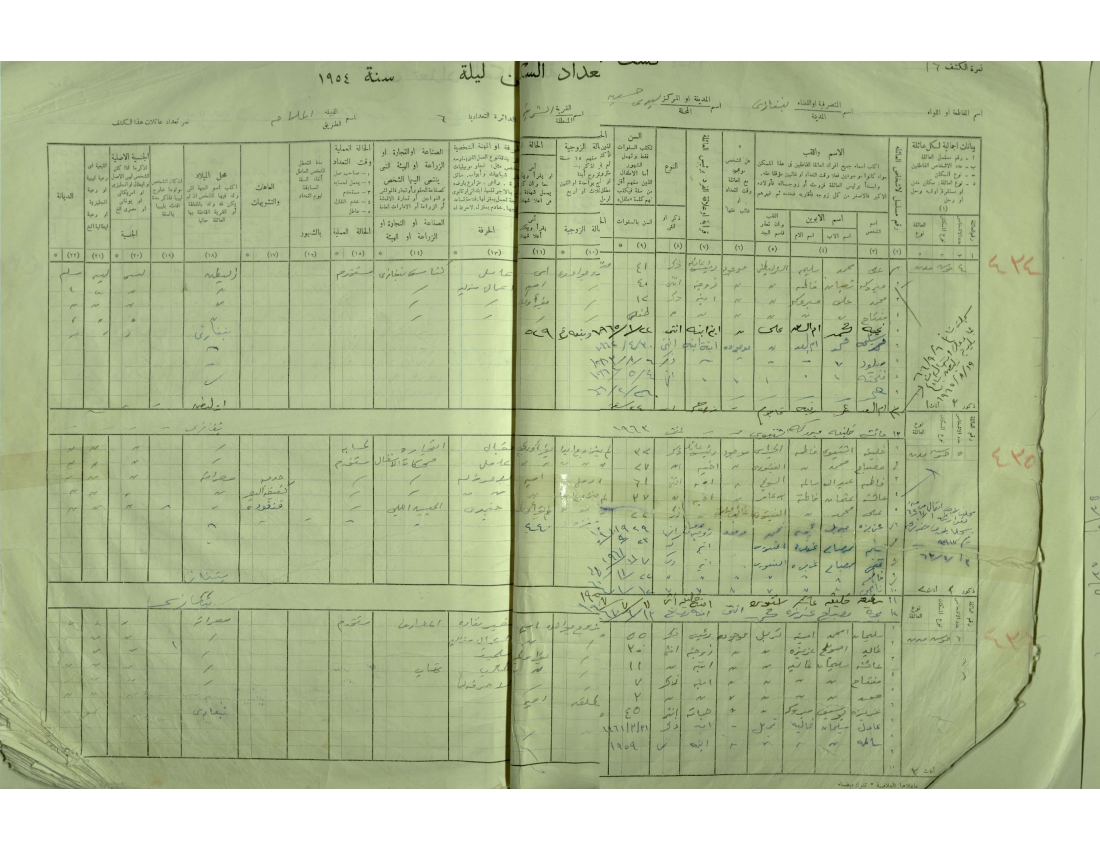
#> input picture data/raw/1954-P000002_page-0001.jpg, 3300 x 2550 px (shown at 1/3 size); its folder holds only this picture in this run
$ python preprocessing.py
#> lines starting #> are read from the running program, lines starting #| are printed output that depends on the picture; after the words box and inside, x2 and y2 are one past the last pixel; in counts of white or black regions, pixels touching at a corner belong together
import cv2
import numpy as np
from matplotlib import pyplot as plt
import os
import glob
from PIL import Image


# [16 lines left out: function display, not called in this run]


def process_image(
    image_path,
    output_dir="data/processed",
    block_size=31,
    c_value=15,
    min_speckle_size=6,          # <-- كان 4، زودناها عشان تشيل بقايا تشويش اكتر
    show_steps=False,
):
    """
    Cleans a scanned document image and prepares it for reading/extraction:
    1) Convert to grayscale
    2) Adaptive Threshold (local binarization, unaffected by dark edges)
    3) Remove noise (small scattered dots/speckles) via Connected Components

    Returns: path to the final cleaned image (denoised.png)

    ملاحظة (v2): min_speckle_size اتزودت من 4 لـ 6 كافتراضي، لأن الملاحظة
    العملية على الصور دي إن فيه بقايا نقط تشويش صغيرة بعد denoise بالقيمة
    القديمة. لو لسه فيه تشويش زيادة عندك، جرب تزودها لـ 8-10، ولو لاحظت
    إن حروف صغيرة أو نقط فوق الحروف (زي التنقيط العربي) بتتشال بالغلط،
    رجعها لـ 4-5.
    """
#> called with image_path = 'data/raw/1954-P000002_page-0001.jpg', output_dir = 'data/processed', block_size = 31, c_value = 15, min_speckle_size = 6, show_steps = False
    os.makedirs(output_dir, exist_ok=True)
    base_name = os.path.splitext(os.path.basename(image_path))[0]

    img = cv2.imread(image_path)
#> img is the input picture: shape (2550, 3300, 3); mean B, G, R 151.7, 188.9, 178.3
    if img is None:
        raise FileNotFoundError(f"Failed to read image: {image_path}")

    if show_steps:
        display(image_path)

    # 1) Convert to grayscale
    gray_image = cv2.cvtColor(img, cv2.COLOR_BGR2GRAY)
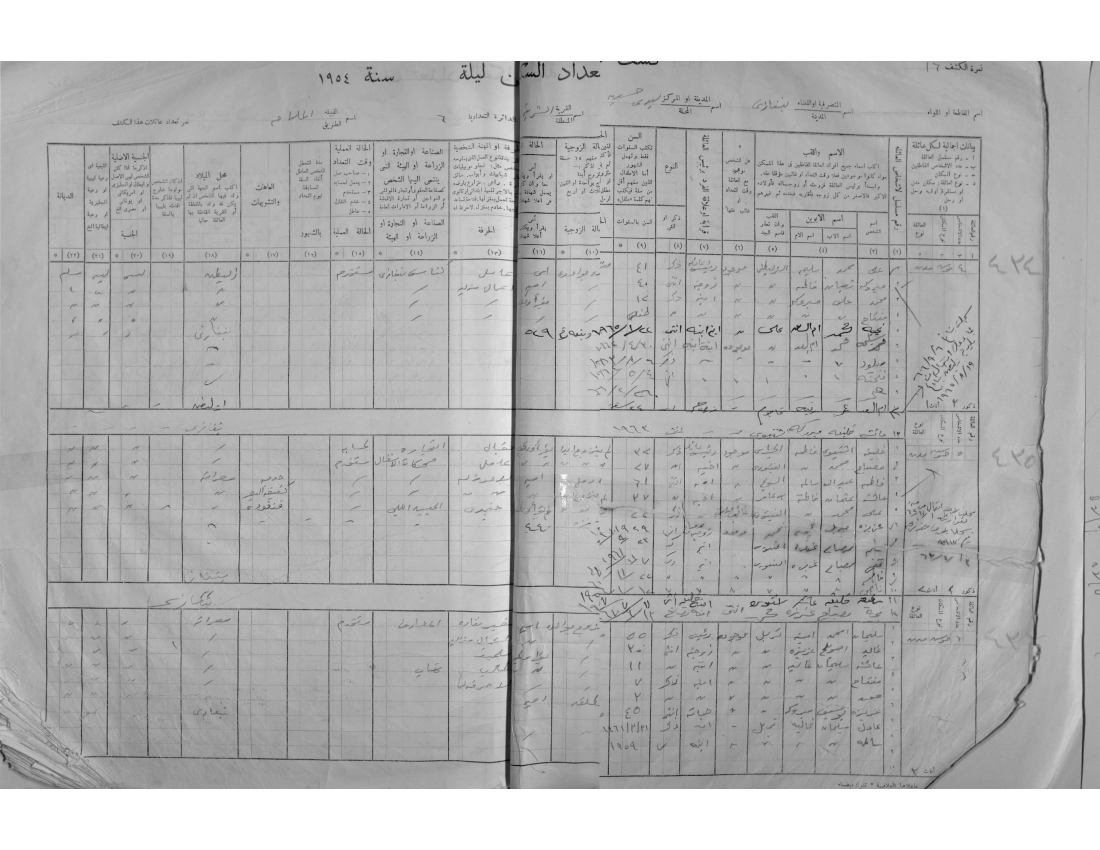
#> gray_image: shape (2550, 3300) (shown at 1/3 size); min 1, max 255, mean 181.5
    gray_path = os.path.join(output_dir, f"{base_name}_gray.jpg")
    cv2.imwrite(gray_path, gray_image)
    if show_steps:
        display(gray_path)

    # 2) Light smoothing + Adaptive Threshold
    blurred = cv2.GaussianBlur(gray_image, (3, 3), 0)
    im_bw = cv2.adaptiveThreshold(
        blurred, 255,
        cv2.ADAPTIVE_THRESH_GAUSSIAN_C,
        cv2.THRESH_BINARY,
        blockSize=block_size,
        C=c_value,
    )
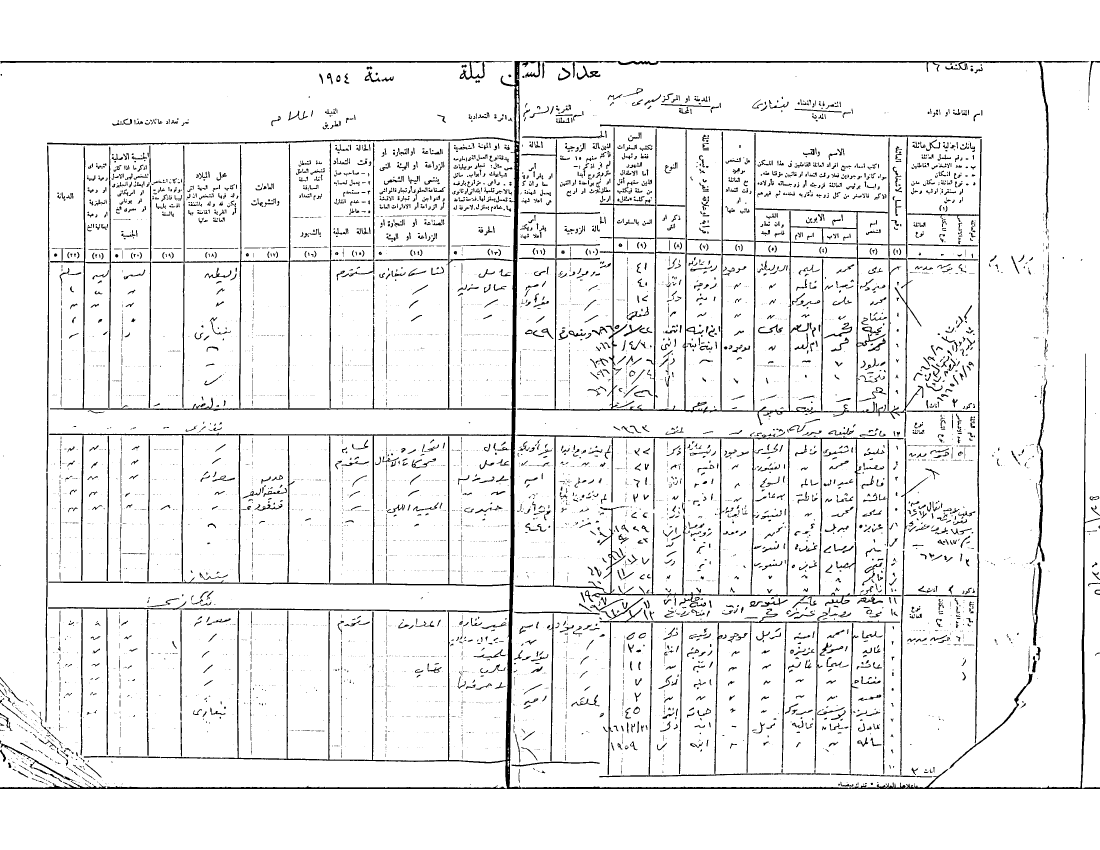
#> im_bw: shape (2550, 3300) (shown at 1/3 size); 93.7% white; 6615 black regions (3941 under 20 px), largest, box (x1, y1, x2, y2) and area: (0, 183, 3300, 2367) 113469, (1551, 390, 2770, 1311) 37220, (1544, 1301, 2711, 1818) 20029
    bw_path = os.path.join(output_dir, f"{base_name}_bw.jpg")
    cv2.imwrite(bw_path, im_bw)
    if show_steps:
        display(bw_path)

    # 3) Remove noise via Connected Components
    _, im_bw_strict = cv2.threshold(im_bw, 127, 255, cv2.THRESH_BINARY)
    inverted = cv2.bitwise_not(im_bw_strict)
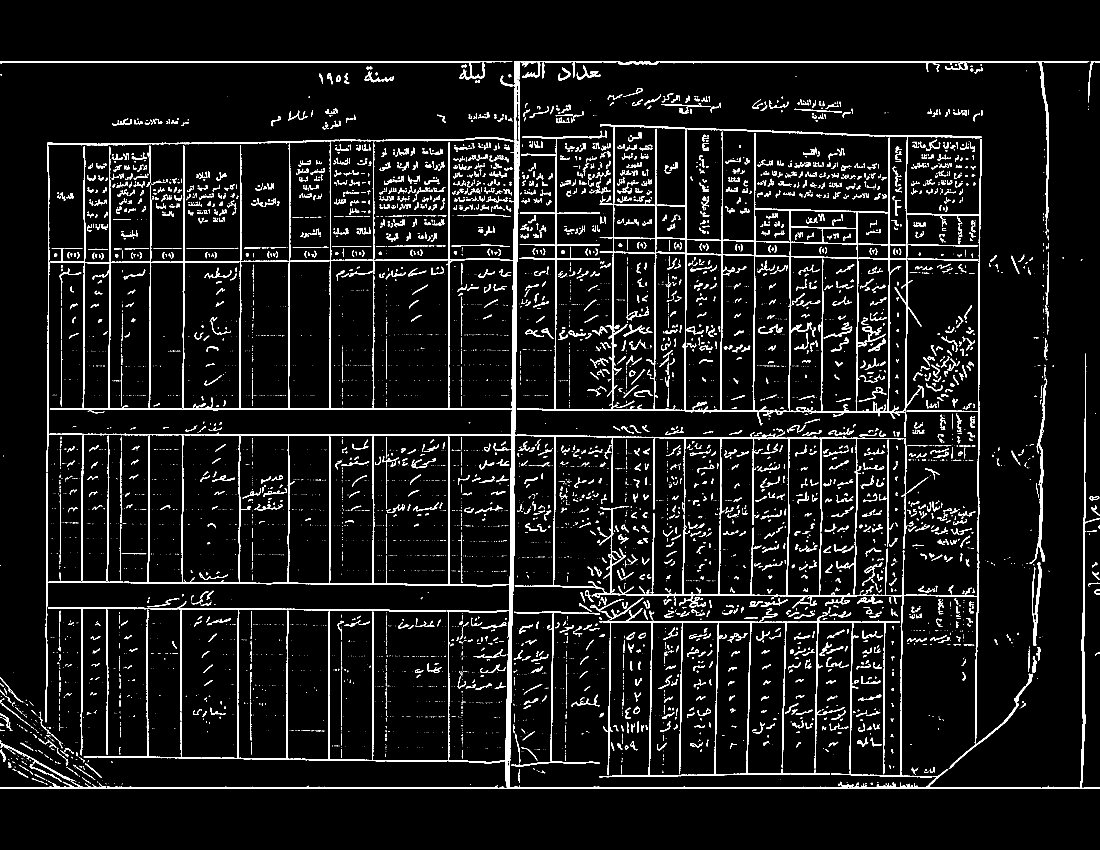
#> inverted: shape (2550, 3300) (shown at 1/3 size); 6.3% white; 6615 white regions (3941 under 20 px), largest, box (x1, y1, x2, y2) and area: (0, 183, 3300, 2367) 113469, (1551, 390, 2770, 1311) 37220, (1544, 1301, 2711, 1818) 20029
    n_labels, labels, stats, _ = cv2.connectedComponentsWithStats(inverted, connectivity=8)
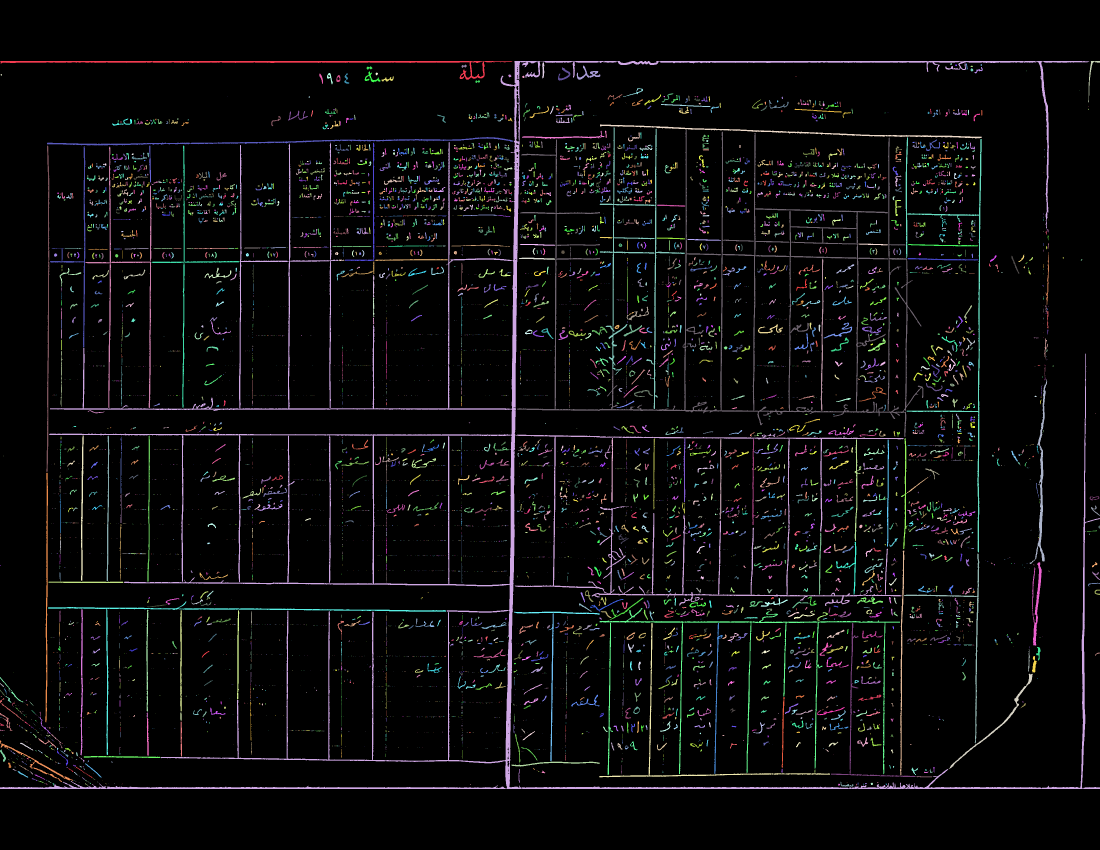
#> labels: shape (2550, 3300) int32 (shown at 1/3 size); 6616 distinct labels, from 0 to 6615; one colour per label, 0 black
#> n_labels = 6616

    cleaned = np.zeros_like(inverted)
    for i in range(1, n_labels):
        if stats[i, cv2.CC_STAT_AREA] >= min_speckle_size:
            cleaned[labels == i] = 255

    denoised = cv2.bitwise_not(cleaned)

    denoised_path = os.path.join(output_dir, f"{base_name}_denoised.png")
    cv2.imwrite(denoised_path, denoised)
    if show_steps:
        display(denoised_path)

    return denoised_path


def process_folder(
    input_dir,
    output_dir="data/processed",
    pattern="*.jpg",
    **kwargs,
):
    """Applies process_image to all images in a given folder."""
    image_paths = sorted(glob.glob(os.path.join(input_dir, pattern)))
    if not image_paths:
        print(f"No images matching pattern {pattern} found in {input_dir}")
        return []

    results = []
    for path in image_paths:
        print(f"Processing: {path}")
        try:
            out_path = process_image(path, output_dir=output_dir, **kwargs)
            results.append(out_path)
            print(f"  -> Saved to: {out_path}")
        except Exception as e:
            print(f"  !! Error while processing {path}: {e}")

    return results


# [13 lines left out: functions load_image_as_array, crop_image, not called in this run]


def save_array_as_image(img_array, out_path):
    """حفظ numpy array كصورة"""
    Image.fromarray(img_array).save(out_path)


# [314 lines left out: functions show_with_grid, split_left_right, crop_top_margin, enhance_clarity, detect_skew_angle, rotate_image and 2 more, not called in this run]


def crop_folder(
    input_dir,
    output_dir="data/cropped",
    pattern="*.png",
    needs_split=None,
    split_offsets=None,
    custom_crops=None,
    default_crops=None,
    apply_deskew=True,
    deskew_params=None,
    top_margin_crops=None,
    apply_enhance=False,
    enhance_scale=2.0,
):
    """
    Pipeline كامل للقص، بيتعامل مع كل صورة حسب حالتها:

    1) لو اسم الصورة موجود في needs_split (وقيمته True):
       - يقسمها الاول يمين/يسار (split_left_right)
       - يشيل شريط اعلى الصورة لو محدد في top_margin_crops (لازالة اثر طية/تمزق)
       - يصحح ميلان كل نصف على حدة (deskew_image) [لو apply_deskew=True]
       - وبعدين يقص كل نصف لـ header_part / table_part (او اي اجزاء تانية)

    2) لو الصورة مش محتاجة قص يمين/يسار (مش موجودة في needs_split، او قيمتها False):
       - يشيل شريط اعلى الصورة لو محدد في top_margin_crops
       - يصحح ميلان الصورة كاملة [لو apply_deskew=True]
       - يقص الصورة الكاملة مباشرة لـ header_part / table_part

    الترتيب مهم وبيفضل زي ما هو (v2): split -> crop_top_margin -> deskew ->
    crop_header_table -> enhance (اخر حاجة). تشغيل enhance قبل deskew كان
    بيبوظ اداء اكتشاف الميلان (Hough) لان الصورة بتبقى مكبرة اربع اضعاف.

    Parameters:
    - needs_split: dict {اسم_الصورة_بدون_الامتداد: True/False}
                    يحدد هل الصورة محتاجة قص يمين/يسار قبل قص header/table
    - split_offsets: dict {اسم_الصورة_بدون_الامتداد: offset}
                      لضبط نقطة المنتصف لصور معينة (اختياري)
    - custom_crops: dict {اسم_الصورة_بدون_الامتداد: crops_template}
                     احداثيات مخصصة لقص header/table لصورة (او نصف صورة) معينة
    - default_crops: crops_template افتراضي لأي صورة/نصف مش موجود في custom_crops
    - apply_deskew: لو True، يصحح ميلان كل جزء (بعد split, قبل crop_header_table)
    - deskew_params: (جديد) dict بباراميترات deskew_image الافتراضية لكل
                      الصور، مثال:
                      {"hough_threshold": 70, "min_line_length_ratio": 0.10,
                       "max_line_gap": 50, "min_lines_required": 5}
                      لو عايز قيم مختلفة لصورة معينة، استخدم
                      per_image_deskew_params بدلها.
    - top_margin_crops: dict {اسم_الجزء: cutoff_y}
                        بيشيل شريط من اعلى الجزء المحدد (بعد split, قبل deskew)
                        لازالة اثر طيات/تمزقات حواف الورقة الظاهرة فوق الجدول.
                        الاسم هنا لازم يبقى بعد الـ split لو الصورة اتقسمت
                        (يعني <original_name>_left او <original_name>_right)
                        او الاسم الاصلي لو مافيش split.
                        مثال: {"1954-P000001_page-0001_denoised_left": 190}
    - apply_enhance: لو True، يوضح الكلام (تكبير + شحذ) لكل جزء بعد القص النهائي
                     (header_part / table_part) - ده بيتطبق آخر حاجة عشان
                     منكبرش/نشحذش بيكسلات هتتقص وتتشال بعد كده
    - enhance_scale: معامل التكبير المستخدم في enhance_clarity (افتراضي 2.0)
    """
    os.makedirs(output_dir, exist_ok=True)

    if needs_split is None:
        needs_split = {}
    if split_offsets is None:
        split_offsets = {}
    if custom_crops is None:
        custom_crops = {}
    if top_margin_crops is None:
        top_margin_crops = {}
    if deskew_params is None:
        deskew_params = {
            "hough_threshold": 70,
            "min_line_length_ratio": 0.10,
            "max_line_gap": 50,
            "min_lines_required": 5,
        }
    if default_crops is None:
        default_crops = {
            "header_part": (0, 750, 0, None),
            "table_part":  (750, None, 0, None),
        }

    image_paths = sorted(glob.glob(os.path.join(input_dir, pattern)))
    if not image_paths:
        print(f"No images matching pattern {pattern} found in {input_dir}")
        return

    print(f"Found {len(image_paths)} image(s) to crop")

    for input_path in image_paths:
        base_name = os.path.splitext(os.path.basename(input_path))[0]
        img_array = load_image_as_array(input_path)
        h, w = img_array.shape[:2]
        print(f"\nProcessing: {input_path}")
        print(f"image shape:   {h} x {w}")

        # ---- تحديد هل هذه الصورة محتاجة قص يمين/يسار ----
        if needs_split.get(base_name, False):
            offset = split_offsets.get(base_name, 0)
            left_half, right_half = split_left_right(img_array, mid_offset=offset)

            left_name = f"{base_name}_left"
            right_name = f"{base_name}_right"

            # ---- شيل شريط الطية/التمزق من اعلى كل نصف (لو محدد) ----
            if left_name in top_margin_crops:
                cutoff = top_margin_crops[left_name]
                print(f"  -> قص شريط علوي من {left_name} (cutoff_y={cutoff})")
                left_half = crop_top_margin(left_half, cutoff)

            if right_name in top_margin_crops:
                cutoff = top_margin_crops[right_name]
                print(f"  -> قص شريط علوي من {right_name} (cutoff_y={cutoff})")
                right_half = crop_top_margin(right_half, cutoff)

            if apply_deskew:
                print("  -> تصحيح ميلان النصف الايسر:")
                left_half = deskew_image(left_half, label=left_name, **deskew_params)
                print("  -> تصحيح ميلان النصف الايمن:")
                right_half = deskew_image(right_half, label=right_name, **deskew_params)

            parts_to_process = {
                left_name: left_half,
                right_name: right_half,
            }
            print(f"  -> Split into left/right (offset={offset})")
        else:
            if base_name in top_margin_crops:
                cutoff = top_margin_crops[base_name]
                print(f"  -> قص شريط علوي من {base_name} (cutoff_y={cutoff})")
                img_array = crop_top_margin(img_array, cutoff)

            if apply_deskew:
                print("  -> تصحيح ميلان الصورة:")
                img_array = deskew_image(img_array, label=base_name, **deskew_params)

            parts_to_process = {
                base_name: img_array,
            }

        # ---- قص كل جزء (سواء نصف صورة او الصورة كاملة) لـ header/table ----
        for part_name, part_array in parts_to_process.items():
            crops_template = custom_crops.get(part_name, default_crops)
            sub_crops = crop_header_table(part_array, crops_template)

            for sub_name, cropped in sub_crops.items():
                if apply_enhance:
                    cropped = enhance_clarity(cropped, scale=enhance_scale)

                out_path = os.path.join(output_dir, f"{part_name}_{sub_name}.png")
                save_array_as_image(cropped, out_path)
                print(f"saved: {out_path}  |  shape: {cropped.shape[:2]}")

    print("\nDone cropping and saving all images")


if __name__ == "__main__":
    # ============================================
    # 1. تنظيف الصور (denoising) لكل الصور في data/raw
    # ============================================
    results = process_folder(
        "data/raw",
        pattern="*.jpg",
        min_speckle_size=6,   # (v2) كانت 4 - جرب 8-10 لو لسه فيه تشويش
    )
    print("Final images:", results)

    # ============================================
    # 2. قص كل الصور المعالجة في data/processed
    #    (بيتم تصحيح الميلان تلقائيا لكل جزء قبل القص)
    # ============================================

    # حدد هنا فقط الصور اللي محتاجة قص يمين/يسار (صفحتين مفتوحتين/spread)
    # اي صورة مش مكتوبة هنا هتتعامل تلقائيًا كصفحة واحدة (بدون قص يمين/يسار)
    needs_split = {
        "1954-P000001_page-0001_denoised": True,   # صفحتين مفتوحتين -> هتتقسم يمين/يسار
        # "1954-P000002_page-0001_denoised" مش موجودة هنا -> هتتعامل كصفحة واحدة تلقائيًا
    }

    # (اختياري) تعديل نقطة المنتصف لصور معينة لو الانحناء مش بالظبط في النص
    split_offsets = {
        # "1954-P000001_page-0001_denoised": 20,
    }

    # احداثيات قص header/table مخصصة لكل جزء
    # - للصور اللي اتقسمت: الاسم بيبقى <original_name>_left او <original_name>_right
    # - للصور اللي ماتقسمتش: الاسم بيفضل زي ما هو <original_name>
    custom_crops = {
        "1954-P000001_page-0001_denoised_left": {
            "header_part": (0, 700, 0, None),
            "table_part":  (700, None, 0, None),
        },
        "1954-P000001_page-0001_denoised_right": {
            "header_part": (0, 700, 0, None),
            "table_part":  (700, None, 0, None),
        },
        "1954-P000002_page-0001_denoised": {
            "header_part": (0, 750, 0, None),
            "table_part":  (750, None, 0, None),
        },
    }

    # قص افتراضي لأي جزء مش موجود في custom_crops
    default_crops = {
        "header_part": (0, 750, 0, None),
        "table_part":  (750, None, 0, None),
    }

    # (اختياري) شيل شريط اعلى صورة معينة (بعد split, قبل deskew) لازالة
    # اثر طيات/تمزقات حواف الورقة الظاهرة فوق الجدول.
    # حدد القيمة بالعين باستخدام show_with_grid() على الصورة، ثم اكتب هنا
    # الاسم بعد الـ split (مثال: _left / _right) لو الصورة اتقسمت
    top_margin_crops = {
        "1954-P000001_page-0001_denoised_left": 190,
        # "1954-P000001_page-0001_denoised_right": 0,  # مثال: لو مفيش طية في اليمين
    }

    # (v2 - جديد) باراميترات اكتشاف الميلان. القيم دي اتظبطت بناء على تشخيص
    # فعلي اظهر ان القيم القديمة (threshold=200, ratio=0.25) كانت بترفض
    # كل الخطوط تقريبا. لو لسه الميلان مش بيتصحح صح، قلل hough_threshold
    # اكتر (مثلا 40-50) او زود max_line_gap.
    deskew_params = {
        "hough_threshold": 70,
        "min_line_length_ratio": 0.10,
        "max_line_gap": 50,
        "min_lines_required": 5,
    }

    crop_folder(
        input_dir="data/processed",
        output_dir="data/cropped",
        pattern="*_denoised.png",
        needs_split=needs_split,
        split_offsets=split_offsets,
        custom_crops=custom_crops,
        default_crops=default_crops,
        apply_deskew=True,   # غيّرها لـ False لو عايز ترجع للسلوك القديم بدون تصحيح ميلان
        deskew_params=deskew_params,
        top_margin_crops=top_margin_crops,
        apply_enhance=True,   # يوضح الكلام (تكبير + شحذ) - غيّرها لـ False لو مش محتاجها
        enhance_scale=4.0,    # جرب 3.0 لو حجم الملفات كبير اوي وعايز توازن افضل
    )
